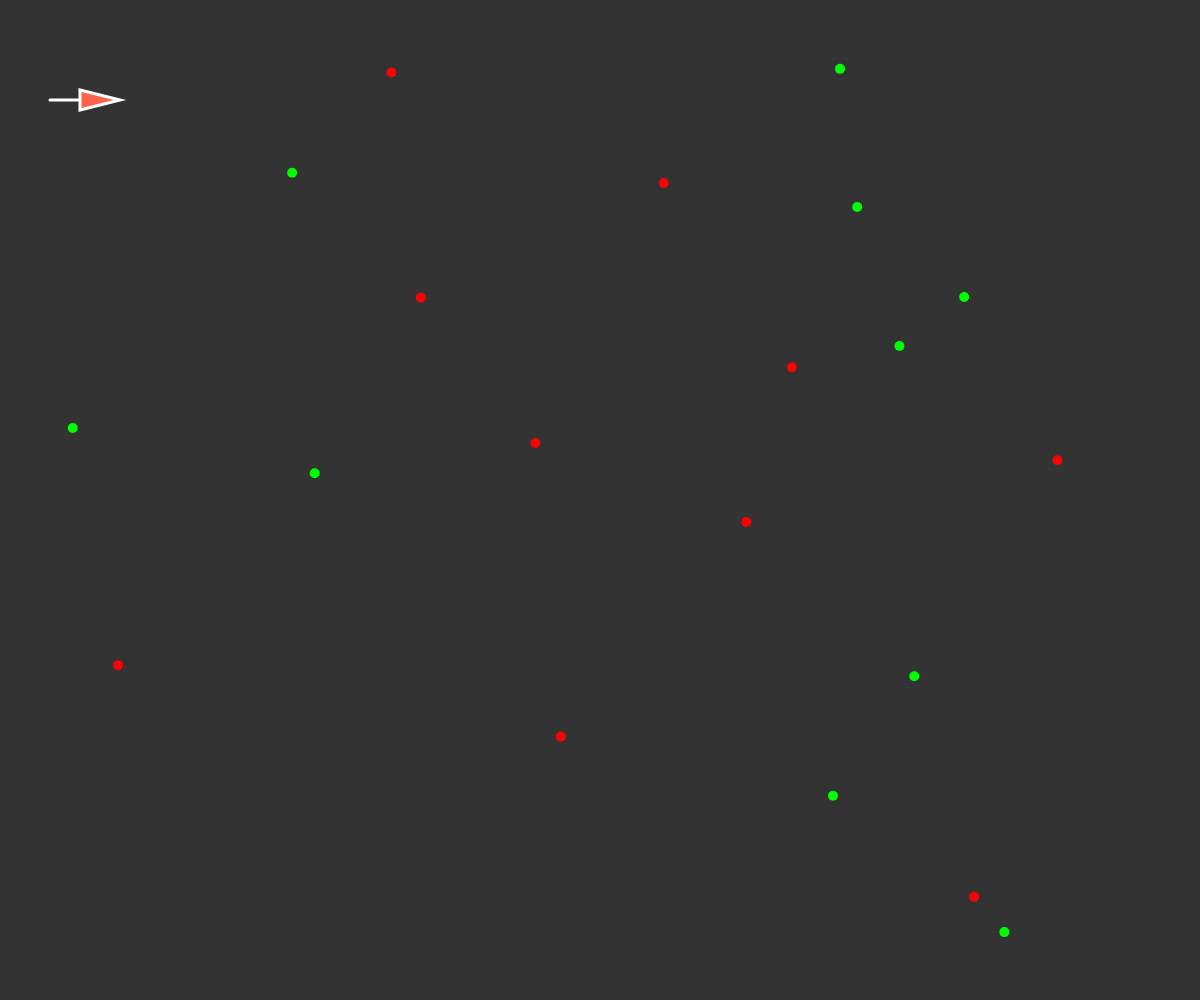
Frame 1 (no input)
Frame 60 (no input): identical to frame 1, image omitted
Frame 120 (the mouse pressed at the canvas centre since frame 60): identical to frame 1, image omitted

The p5.js sketch that drew this single still picture (run headless with seeded random() and noise() and a simulated clock; from frame 60 on, the mouse is pressed at the canvas centre):

// p5.js sketch
// ── sketch.js
let vehicles = [];
let food = [];
let poison = [];

function setup(){
  createCanvas(windowWidth, windowHeight);
  ball = new Vehicle(100, 100);

  for(let i = 0; i < 10; i++){
    food.push(createVector(random(width), random(height)));
  }
  for(let i = 0; i < 10; i++){
    poison.push(createVector(random(width), random(height)));
  }
}

function draw(){
  background(51);

  for(let i = 0; i < food.length; i++){
    fill(0, 255, 0);
    noStroke();
    ellipse(food[i].x, food[i].y, 10);
  }

  for(let i = 0; i < poison.length; i++){
    fill(255, 0, 0);
    noStroke();
    ellipse(poison[i].x, poison[i].y, 10);
  }

  ball.eat(food);
  ball.eat(poison);
  ball.update();
  ball.display();
}

// ── vehicles.js
class Vehicle{
  constructor(x, y) {
    this.pos = createVector(x, y);
    this.vel = createVector(0, 0);
    this.acc = createVector(0, 0);
    this.maxspeed = 6;
    this.maxforce = 0.3;
    this.r = 10;
  }

  eat(list){
    let record = Infinity;
    let closestIndex = -1;

    for(let i = 0; i < list.length; i++){
      // let distance = dist(this.pos.x, this.pos.y, list[i].x, list[i].y);
      let distance = this.pos.dist(list[i]);
      if(distance < record){
        record = distance;
        closestIndex = i;
      }
    }

    if(record < 5){
      list.splice(closestIndex, 1);
    }
    this.seek(list[closestIndex]);
  }

  seek(target) {
    let desired = p5.Vector.sub(target, this.pos);
    desired.setMag(this.maxspeed);

    let steering = p5.Vector.sub(desired, this.vel);
    return steering;
  }

  applyForce(force) {
    this.acc.add(force);
  }

  update() {
    this.vel.add(this.acc);
    this.vel.limit(this.maxspeed);
    this.pos.add(this.vel);
    this.acc.set(0.0);
  }

  display() {
    let theta = this.vel.heading() + PI/2;
    fill(255, 99, 77);
    strokeWeight(3);
    stroke(255);

    push();
    translate(this.pos.x, this.pos.y);
    rotate(theta);
    line(0, 0, 0, this.r * 5);

    beginShape();
      vertex(0, -this.r * 2);
      vertex(-this.r, this.r * 2);
      vertex(this.r, this.r * 2);
    endShape(CLOSE);
    pop();
  }
}
